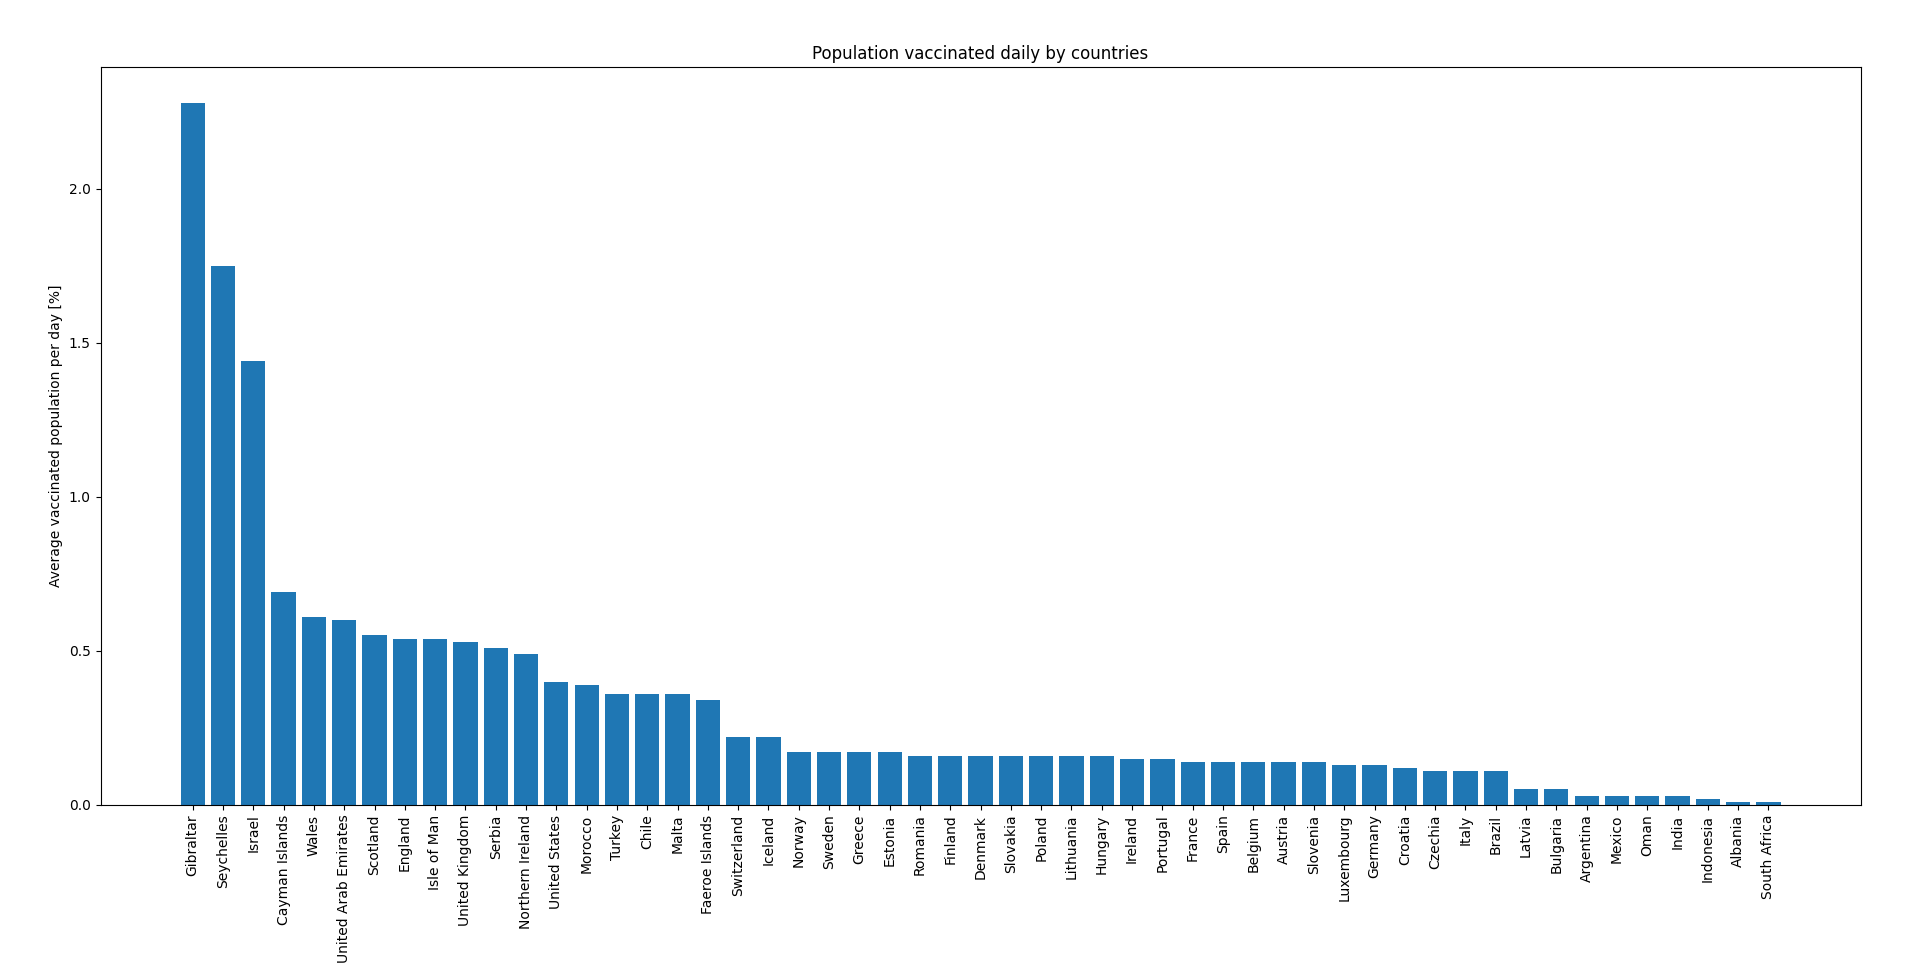

This figure's Python source:
import pandas as pd
import matplotlib.pyplot as plt

# taking data from file
data = pd.read_csv('vaccinated_per_day.csv')
data = data.iloc[:,:].values

# creating bar chart
plt.bar(data[:,0], data[:,1])
plt.xticks(rotation=90)
plt.ylabel('Average vaccinated population per day [%]')
plt.title('Population vaccinated daily by countries')
plt.show()
